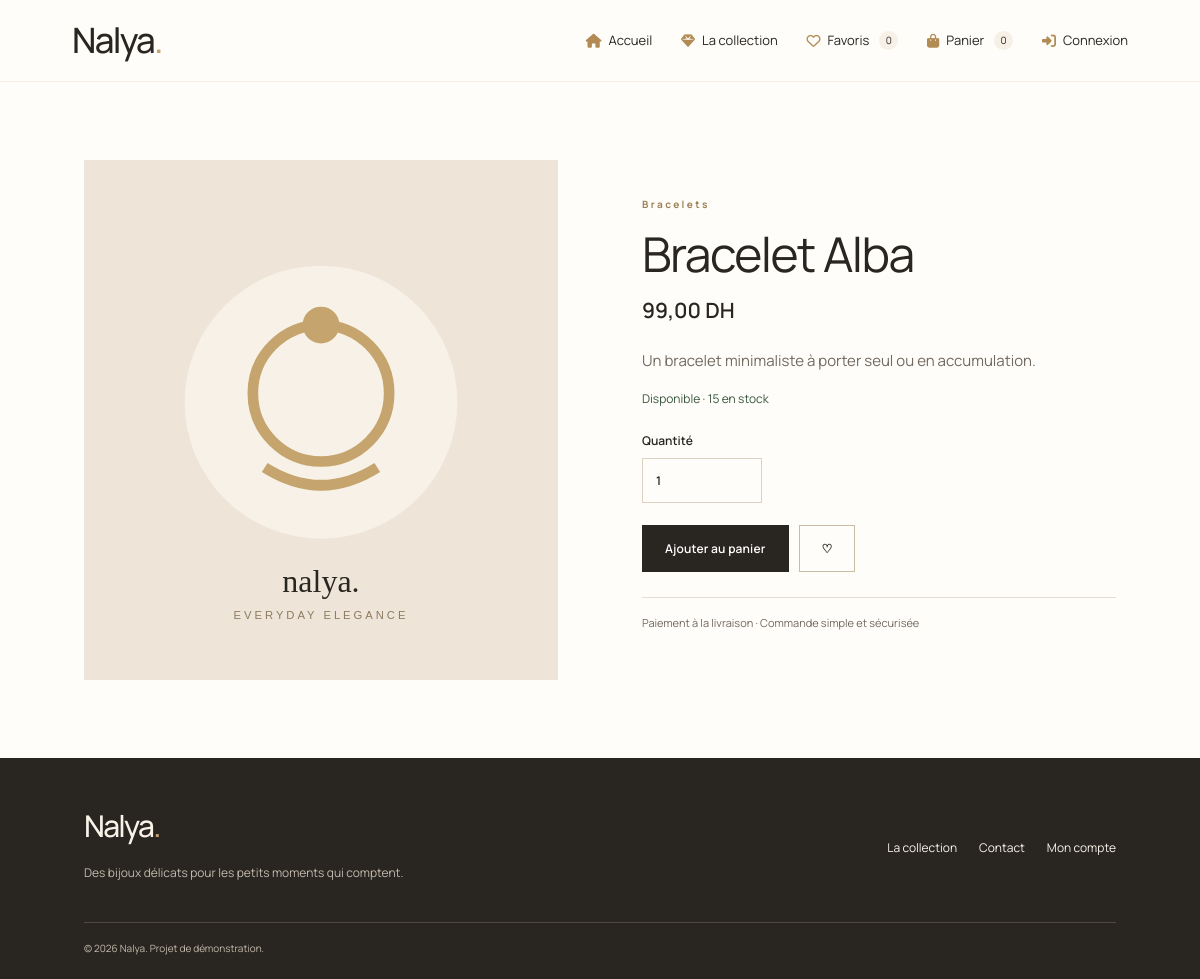
The page /product-details.php?id=3 on the database its author committed.
### tables this page shows
CREATE TABLE products (
  id INT UNSIGNED AUTO_INCREMENT PRIMARY KEY,
  category_id INT UNSIGNED NOT NULL,
  name VARCHAR(160) NOT NULL,
  description TEXT NULL,
  price DECIMAL(10,2) NOT NULL DEFAULT 0.00,
  stock INT UNSIGNED NOT NULL DEFAULT 0,
  image VARCHAR(255) NULL,
  is_active TINYINT(1) NOT NULL DEFAULT 1,
  created_at TIMESTAMP NOT NULL DEFAULT CURRENT_TIMESTAMP,
  updated_at TIMESTAMP NOT NULL DEFAULT CURRENT_TIMESTAMP ON UPDATE CURRENT_TIMESTAMP,
  CONSTRAINT fk_products_category FOREIGN KEY(category_id) REFERENCES categories(id) ON UPDATE CASCADE ON DELETE RESTRICT,
  INDEX idx_products_active (is_active),
  INDEX idx_products_name (name)
);

CREATE TABLE categories (
  id INT UNSIGNED AUTO_INCREMENT PRIMARY KEY,
  name VARCHAR(100) NOT NULL UNIQUE,
  created_at TIMESTAMP NOT NULL DEFAULT CURRENT_TIMESTAMP
);

### includes/functions.php (called while the page is built, shortened)
<?php
function e(mixed $value): string {
    return htmlspecialchars((string)$value, ENT_QUOTES, 'UTF-8');
}
function money(mixed $amount): string {
    return number_format((float)$amount, 2, ',', ' ') . ' DH';
}
function image_url(?string $path): string {
    return $path;
}

### product-details.php (the view, shortened to what this page needs)
<?php
require __DIR__ . '/config/database.php';
require __DIR__ . '/includes/functions.php';
$id = filter_input(INPUT_GET, 'id', FILTER_VALIDATE_INT);
$stmt = $pdo->prepare("SELECT p.*, c.name AS category_name FROM products p LEFT JOIN categories c ON c.id=p.category_id WHERE p.id=? AND p.is_active=1");
$stmt->execute([$id ?: 0]); $product = $stmt->fetch();
require __DIR__ . '/includes/header.php';
?>
<section class="section detail-layout">
  <div class="detail-image"><img src="<?= e(image_url($product['image'])) ?>" alt="<?= e($product['name']) ?>"></div>
  <div class="detail-copy"><p class="eyebrow"><?= e($product['category_name'] ?? 'COLLECTION NALYA') ?></p><h1><?= e($product['name']) ?></h1><p class="detail-price"><?= money($product['price']) ?></p><p><?= nl2br(e($product['description'])) ?></p>
    <p class="<?= $product['stock'] > 0 ? 'stock-ok' : 'stock-out' ?>"><?= $product['stock'] > 0 ? 'Disponible · '.$product['stock'].' en stock' : 'Actuellement indisponible' ?></p>
    <?php if ((int)$product['stock'] > 0): ?><label class="quantity-label">Quantité<input id="detail-quantity" type="number" min="1" max="<?= (int)$product['stock'] ?>" value="1"></label><?php endif; ?>
    <div class="detail-actions"><button class="btn btn-dark" <?= $product['stock'] < 1 ? 'disabled' : '' ?> data-add-cart="<?= (int)$product['id'] ?>" data-name="<?= e($product['name']) ?>" data-price="<?= e($product['price']) ?>" data-stock="<?= (int)$product['stock'] ?>" data-image="<?= e(image_url($product['image'])) ?>" data-use-quantity="detail-quantity">Ajouter au panier</button><button class="btn btn-outline" data-favorite="<?= (int)$product['id'] ?>">♡ Favoris</button></div>
    <p class="detail-note">Paiement à la livraison · Commande simple et sécurisée</p>
  </div>
</section>
<?php require __DIR__ . '/includes/footer.php'; ?>

### assets/css/style.css (style rules this page uses)
:root { --ivory: #f6f0e7; --gold: #c5a46d; --charcoal: #292622; --white: #ffffff; --beige: #eee5d8; --muted: #77716a; --border: #e5ddd1; --line: #e5ddd1; --success: #38573e; --danger: #a33a32; --shadow: 0 12px 35px rgba(41, 38, 34, 0.08); }
* { box-sizing:border-box }
html { scroll-behavior:smooth }
body { margin:0;background:#fffdf9;color:var(--charcoal);font-family:'Manrope',Arial,sans-serif;font-size:15px;line-height:1.65 }
button,input,select,textarea { font:inherit }
button { cursor:pointer }
img { max-width:100%;display:block }
.eyebrow { font-size:10px;letter-spacing:2.4px;font-weight:700;color:#9b8054;margin:0 0 14px }
.hero h1,.page-banner h1,.detail-copy h1,.auth-card h1,.confirmation h1 { font-family:'Manrope',Georgia,serif;font-weight:400;font-size:clamp(42px,5vw,67px);line-height:1.12;letter-spacing:-1.5px;margin:0 0 22px }
.btn { display:inline-flex;justify-content:center;align-items:center;gap:20px;min-height:47px;padding:12px 22px;border:1px solid transparent;font-size:12px;font-weight:600;letter-spacing:.15px;transition:transform .2s,background .2s,border .2s }
.btn-dark { background:var(--charcoal);color:white }
.btn-outline { background:transparent;border-color:#cbbba4;color:var(--charcoal) }
.section { padding:78px clamp(20px,7vw,100px) }
.filters label,.form-stack label,.quantity-label { display:flex;flex-direction:column;gap:7px;font-size:12px;font-weight:600 }
.filters input,.filters select,.form-stack input,.form-stack textarea,.form-stack select,.quantity-label input,.inline-form input,.status-form select { width:100%;border:1px solid #ddd1c1;background:#fffdf9;padding:12px 13px;min-height:44px;border-radius:0;color:var(--charcoal);outline:none }
.detail-layout { display:grid;grid-template-columns:1fr 1fr;gap:clamp(30px,7vw,100px);align-items:center }
.detail-image { background:var(--ivory);min-height:500px }
.detail-image img { width:100%;height:520px;object-fit:cover }
.detail-copy { max-width:480px }
.detail-copy h1 { font-size:48px;margin-bottom:12px }
.detail-price { font-size:21px;font-weight:600;margin:0 0 22px }
.detail-copy>p:not(.eyebrow):not(.detail-price) { color:#71695f }
.stock-ok { color:var(--success)!important;font-size:12px }
.quantity-label { max-width:120px;margin:22px 0 }
.detail-actions { display:flex;gap:10px;flex-wrap:wrap }
.detail-note { font-size:11px;border-top:1px solid var(--line);margin-top:25px;padding-top:16px }
html, body, button, input, select, textarea { font-family: 'Manrope', Arial, sans-serif; }

### rows shown on the page
products: image (placeholder picture), category.name "Bracelets", name "Bracelet Alba", price "99,00 DH", description "Un bracelet minimaliste à porter seul ou en accumulation.", stock "15"
